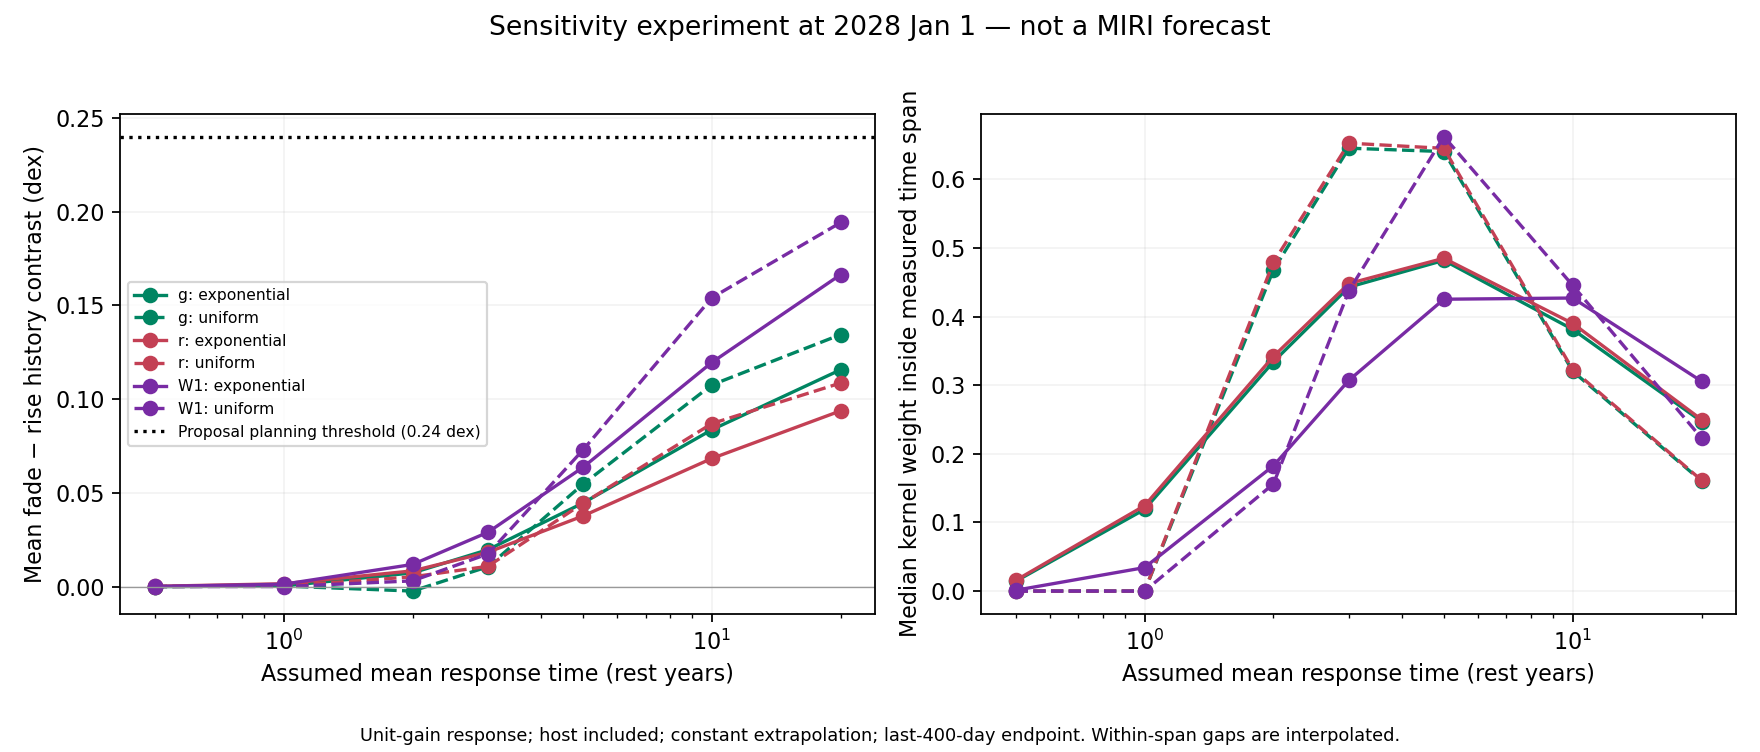

Here is the Python script that generated this plot:
"""Conditional history contrasts, NOT calibrated warm-dust predictions.

Applies unit-gain linear smoothing to observed total-source flux histories.
Response times are free sensitivity parameters, not measured lags. Prehistory
and future are held constant. This isolates how much the proposed group test
depends on response time, host dilution, and unobserved illumination.
"""
from pathlib import Path
import json
import numpy as np
import pandas as pd
from astropy.time import Time
import matplotlib
matplotlib.use('Agg')
import matplotlib.pyplot as plt

OUT=Path(__file__).resolve().parent
LAGS=[.5,1,2,3,5,10,20]
DATES=['2027-07-01','2028-01-01','2028-06-30']

def exponential(t,f,now,tau):
    # Exact convolution of a piecewise-linear input with an exponential kernel;
    # the response is in equilibrium with the first input before the record.
    response=f[0]
    for a,b,x,y in zip(t[:-1],t[1:],f[:-1],f[1:]):
        dt=b-a;one_minus=-np.expm1(-dt/tau)
        response=response*(1-one_minus)+x*one_minus+(y-x)/dt*(dt-tau*one_minus)
    return response*np.exp(-(now-t[-1])/tau)+f[-1]*(-np.expm1(-(now-t[-1])/tau))

def uniform(t,f,now,tau):
    # A thin spherical shell has delays uniformly distributed from 0 to 2R/c;
    # this is used only as a contrasting linear-response kernel.
    lo=now-2*tau
    knots=np.r_[lo,t[(t>lo)&(t<now)],now]
    return np.trapz(np.interp(knots,t,f),knots)/(2*tau)

def weights(t,now,tau,kernel):
    if kernel=='exponential':
        pre=np.exp(-(now-t[0])/tau);future=1-np.exp(-(now-t[-1])/tau)
    else:
        pre=np.clip((t[0]-(now-2*tau))/(2*tau),0,1)
        future=np.clip((now-t[-1])/(2*tau),0,1)
    return float(pre),float(1-pre-future),float(future)

def main():
    curves=pd.read_csv(OUT/'binned_measurements.csv')
    sample=pd.read_csv(OUT/'history_summary.csv').set_index('id')
    rows=[]
    for (ident,band),d in curves.groupby(['id','band']):
        if band not in ['g','r','W1']:continue
        d=d.sort_values('mjd');z=d.z.iloc[0]
        t=(d.mjd.to_numpy()-d.mjd.min())/(365.25*(1+z))
        f=10**(-.4*(d.mag.to_numpy()-d.mag.median()))
        for anchor in ['last_bin','last400d_median']:
            a=f.copy()
            if anchor=='last400d_median':
                a[-1]=np.median(f[d.mjd>=d.mjd.max()-400])
            for host_min_fraction in [0,.5,.8]:
                # Host is a constant fraction of the minimum of the ORIGINAL
                # observed curve, not a measurement or an inferred prior.
                driver=a-host_min_fraction*f.min()
                for date in DATES:
                    now=(Time(date).mjd-d.mjd.min())/(365.25*(1+z))
                    for tau in LAGS:
                        for kernel,fn in [('exponential',exponential),('uniform',uniform)]:
                            response=fn(t,driver,now,tau)
                            pre,observed,future=weights(t,now,tau,kernel)
                            rows.append(dict(id=ident,family=sample.loc[ident,'family'],band=band,
                                anchor=anchor,host_min_fraction=host_min_fraction,date=date,
                                tau_rest_yr=tau,kernel=kernel,
                                history_contrast_dex=np.log10(response/driver[-1]),
                                prehistory_weight=pre,record_window_weight=observed,
                                future_weight=future,n_bins=len(d),
                                last_observed_year=float(Time(d.mjd.max(),format='mjd').decimalyear)))
    full=pd.DataFrame(rows);full.to_csv(OUT/'conditional_response_grid.csv',index=False)
    keys=['band','anchor','host_min_fraction','date','tau_rest_yr','kernel']
    summary=[]
    for vals,g in full.groupby(keys):
        fade=g[g.family=='fade'].history_contrast_dex;rise=g[g.family=='rise'].history_contrast_dex
        summary.append(dict(zip(keys,vals),mean_fade_minus_rise_dex=float(fade.mean()-rise.mean()),
            median_record_window_weight=float(g.record_window_weight.median()),
            median_prehistory_weight=float(g.prehistory_weight.median()),
            median_future_weight=float(g.future_weight.median()),
            n_fade_positive=int((fade>0).sum()),n_rise_negative=int((rise<0).sum())))
    result=pd.DataFrame(summary);result.to_csv(OUT/'conditional_group_contrasts.csv',index=False)
    base=result[(result.date=='2028-01-01')&(result.anchor=='last400d_median')&(result.host_min_fraction==0)]
    print(base[['band','kernel','tau_rest_yr','mean_fade_minus_rise_dex','median_record_window_weight']].round(3).to_string(index=False))
    fig,axes=plt.subplots(1,2,figsize=(11,4.7))
    colors={'g':'#008562','r':'#c34054','W1':'#782ba4'}
    for band,color in colors.items():
        for kernel,style in [('exponential','-'),('uniform','--')]:
            g=base[(base.band==band)&(base.kernel==kernel)].sort_values('tau_rest_yr')
            axes[0].plot(g.tau_rest_yr,g.mean_fade_minus_rise_dex,style+'o',color=color,label=f'{band}: {kernel}')
            axes[1].plot(g.tau_rest_yr,g.median_record_window_weight,style+'o',color=color)
    axes[0].axhline(.24,color='black',ls=':',label='Proposal planning threshold (0.24 dex)')
    axes[0].axhline(0,color='.6',lw=.6);axes[0].set_ylabel('Mean fade − rise history contrast (dex)')
    axes[1].set_ylabel('Median kernel weight inside measured time span')
    for ax in axes:ax.set_xscale('log');ax.set_xlabel('Assumed mean response time (rest years)');ax.grid(alpha=.15)
    axes[0].legend(fontsize=7)
    fig.suptitle('Sensitivity experiment at 2028 Jan 1 — not a MIRI forecast')
    fig.text(.5,.015,'Unit-gain response; host included; constant extrapolation; last-400-day endpoint. Within-span gaps are interpolated.',ha='center',fontsize=8)
    fig.tight_layout(rect=[0,.05,1,.95]);fig.savefig(OUT/'response_stress_test.pdf');fig.savefig(OUT/'response_stress_test.png',dpi=160)
    (OUT/'response_assumptions.json').write_text(json.dumps(dict(
        interpretation='Conditional linear-filter history contrasts, not fitted dust spectra or probabilities.',
        kernels=['exponential mean tau','uniform delays 0 to 2 tau'],
        mean_lags_rest_yr=LAGS,dates=DATES,
        host_min_fractions=[0,.5,.8],
        anchors=['last bin','last 400-day median substituted at final observed bin'],
        extrapolation='constant before first measurement and after final measurement',
        excluded='Unknown UV conversion, nonlinear dust response, actual warm geometry, covering factors, optical host measurements, SPHEREx for remaining 23, future variability and calibration covariance.',
        warning='The 0.24 dex line is only a scale comparison: these optical/W1 filters do not directly predict the warm-continuum observable.'),indent=2)+'\n')
    # Independent analytic checks for constant inputs and numerical integration.
    for fn in [exponential,uniform]:
        assert abs(fn(np.array([0.,1.,2.]),np.array([3.,3.,3.]),5.,2.)-3)<1e-12
    t=np.array([0.,1.,3.]);f=np.array([1.,4.,2.]);now=5.;tau=2.
    delay=np.linspace(0,100,100001)
    numeric=np.trapz(np.interp(now-delay,t,f)*np.exp(-delay/tau)/tau,delay)
    assert abs(exponential(t,f,now,tau)-numeric)<1e-6

if __name__=='__main__':main()
